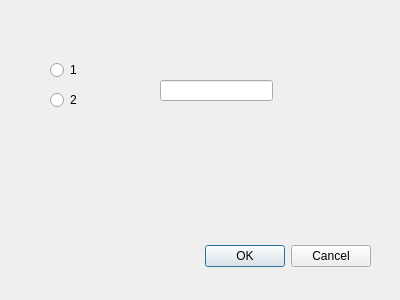
<?xml version="1.0" encoding="UTF-8"?>
<ui version="4.0">
 <class>Dialog2</class>
 <widget class="QDialog" name="Dialog2">
  <property name="geometry">
   <rect>
    <x>0</x>
    <y>0</y>
    <width>400</width>
    <height>300</height>
   </rect>
  </property>
  <property name="windowTitle">
   <string>Dialog</string>
  </property>
  <widget class="QDialogButtonBox" name="buttonBox">
   <property name="geometry">
    <rect>
     <x>30</x>
     <y>240</y>
     <width>341</width>
     <height>32</height>
    </rect>
   </property>
   <property name="orientation">
    <enum>Qt::Horizontal</enum>
   </property>
   <property name="standardButtons">
    <set>QDialogButtonBox::Cancel|QDialogButtonBox::Ok</set>
   </property>
  </widget>
  <widget class="QRadioButton" name="radioButton">
   <property name="geometry">
    <rect>
     <x>50</x>
     <y>60</y>
     <width>100</width>
     <height>20</height>
    </rect>
   </property>
   <property name="text">
    <string>1</string>
   </property>
  </widget>
  <widget class="QRadioButton" name="radioButton_2">
   <property name="geometry">
    <rect>
     <x>50</x>
     <y>90</y>
     <width>100</width>
     <height>20</height>
    </rect>
   </property>
   <property name="text">
    <string>2</string>
   </property>
  </widget>
  <widget class="QLineEdit" name="lineEdit">
   <property name="geometry">
    <rect>
     <x>160</x>
     <y>80</y>
     <width>113</width>
     <height>21</height>
    </rect>
   </property>
  </widget>
 </widget>
 <resources/>
 <connections>
  <connection>
   <sender>buttonBox</sender>
   <signal>accepted()</signal>
   <receiver>Dialog2</receiver>
   <slot>accept()</slot>
   <hints>
    <hint type="sourcelabel">
     <x>248</x>
     <y>254</y>
    </hint>
    <hint type="destinationlabel">
     <x>157</x>
     <y>274</y>
    </hint>
   </hints>
  </connection>
  <connection>
   <sender>buttonBox</sender>
   <signal>rejected()</signal>
   <receiver>Dialog2</receiver>
   <slot>reject()</slot>
   <hints>
    <hint type="sourcelabel">
     <x>316</x>
     <y>260</y>
    </hint>
    <hint type="destinationlabel">
     <x>286</x>
     <y>274</y>
    </hint>
   </hints>
  </connection>
 </connections>
</ui>
